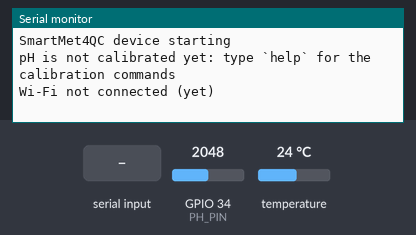
Recording of a sketch running on a simulated ESP32. On the bench: the last lines printed to the serial monitor. The inputs (shaded band) are chosen by the test bench; at power-on: GPIO 34 (PH_PIN) = 2048, temperature 24 °C. WiFi joins after 1.5 s; servers stay silent unless stated; the local clock reads 2024-03-15 10:24:30 at power-on unless the sketch sets it; EEPROM starts erased.

Above: at 1.7 s.
1.8 s: "cal7\n" received over Serial
3.3 s: "cal4\n" received over Serial
At 5.2 s:
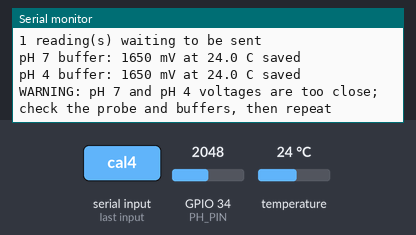
6.1 s: "show\n" received over Serial
At 7.2 s:
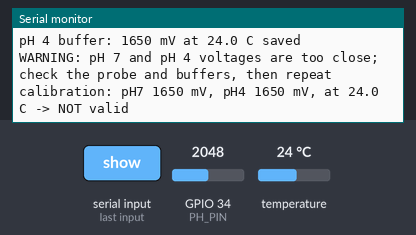
7.6 s: "reset\n" received over Serial
At 8.5 s:
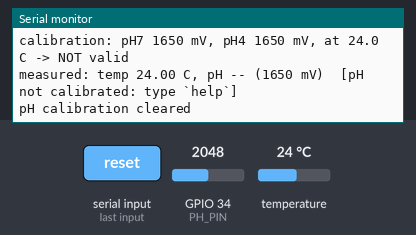
9.1 s: "1\n" received over Serial
At 10.2 s:
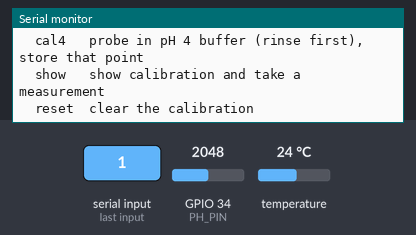
10.6 s: "show\n" received over Serial
At 11.6 s:
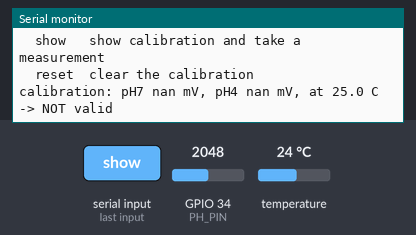

Measured:
- after the input at 3.3 s, the serial monitor: prints a new line after 1.4 s (image 1)
- after the input at 6.1 s, the serial monitor: prints a new line at once (image 2)
- after the input at 7.6 s, the serial monitor: prints a new line at once (image 3)
- after the input at 9.1 s, the serial monitor: prints a new line at once (image 4)
- after the input at 10.6 s, the serial monitor: prints a new line at once (image 5)

The sketch:

smartmet_esp32.ino
```cpp
/*
  SmartMet4QC ESP32 firmware (Phase 6)

  Measures temperature (DS18B20) and pH (analog pH board) every READ_INTERVAL_SECONDS
  and sends them to the SmartMet4QC server in the data-contract shape:

    {"timestamp": "2026-10-09T10:00:00Z", "source": "device",
     "measurements": {"temperature_c": 26.12, "ph": 4.51}}

  The server knows which batch this device measures (chosen on the dashboard),
  so the device never sends a batch id.

  Board: ESP32 Dev Module (Arduino core for ESP32, version 3.x)
  Libraries (Arduino Library Manager): OneWire, DallasTemperature, ArduinoJson (7.x)

  Setup: copy config.example.h to config.h and fill it in.
  pH calibration: open the Serial Monitor (115200 baud, "Newline") and type `help`.
  See docs/HARDWARE.md for wiring, calibration and the bench test.
*/

#include <WiFi.h>
#include <HTTPClient.h>
#include <Preferences.h>
#include <OneWire.h>
#include <DallasTemperature.h>
#include <ArduinoJson.h>
#include <time.h>

#include "config.h"

// ---------------------------------------------------------------- settings

const int PH_SAMPLES = 30;                 // pH = median of this many ADC readings
const int BUFFER_SIZE = 120;               // readings kept while offline (2 h at 60 s)
const float MIN_CAL_SPAN_MV = 200.0;       // pH 7 and pH 4 buffers must differ at least this much
const time_t VALID_TIME = 1700000000;      // clock is set once time() is past this (Nov 2023)

// ---------------------------------------------------------------- state

OneWire oneWire(TEMP_PIN);
DallasTemperature tempSensor(&oneWire);
Preferences prefs;

struct Calibration {
  float mv7;       // probe voltage in pH 7 buffer
  float mv4;       // probe voltage in pH 4 buffer
  float tempC;     // buffer temperature during calibration
  bool valid;
} cal;

struct Reading {
  time_t time;
  float temperature;
  bool hasTemperature;
  float ph;
  bool hasPh;
};

Reading buffer[BUFFER_SIZE];
int bufferStart = 0;   // oldest unsent reading
int bufferCount = 0;
unsigned long lastRead = 0;
String serialLine;

// ---------------------------------------------------------------- measuring

float readTemperature(bool &ok) {
  tempSensor.requestTemperatures();
  float t = tempSensor.getTempCByIndex(0);
  // -127 = sensor not connected; 85.0 = sensor reset value before a real conversion
  ok = t != DEVICE_DISCONNECTED_C && t != 85.0 && t > -50 && t < 150;
  return t;
}

int compareFloats(const void *a, const void *b) {
  float x = *(const float *)a, y = *(const float *)b;
  return (x > y) - (x < y);
}

// Median of many readings: ignores electrical noise and single bad samples.
float readPhMillivolts() {
  float samples[PH_SAMPLES];
  for (int i = 0; i < PH_SAMPLES; i++) {
    samples[i] = analogReadMilliVolts(PH_PIN);  // uses the ESP32's factory ADC calibration
    delay(20);
  }
  qsort(samples, PH_SAMPLES, sizeof(float), compareFloats);
  return samples[PH_SAMPLES / 2];
}

// Two-point calibration with temperature compensation.
// The probe's mV per pH unit is proportional to absolute temperature (Nernst);
// pH 7 is taken as the point where the response does not depend on temperature.
float millivoltsToPh(float mv, float tempC) {
  float slopeAtCal = (cal.mv4 - cal.mv7) / (4.0 - 7.0);  // mV per pH unit
  float slope = slopeAtCal * (tempC + 273.15) / (cal.tempC + 273.15);
  return 7.0 + (mv - cal.mv7) / slope;
}

Reading measure() {
  Reading r;
  r.time = time(nullptr);
  r.temperature = readTemperature(r.hasTemperature);
  float mv = readPhMillivolts();
  // Without calibration the pH value would be meaningless, so it is not sent.
  // Without a temperature, compensate for 25 C.
  r.hasPh = cal.valid;
  r.ph = cal.valid ? millivoltsToPh(mv, r.hasTemperature ? r.temperature : 25.0) : NAN;
  if (r.hasPh && (r.ph < 0 || r.ph > 14)) r.hasPh = false;  // probe unplugged or broken
  Serial.printf("measured: temp %s C, pH %s (%.0f mV)%s\n",
                r.hasTemperature ? String(r.temperature, 2).c_str() : "--",
                r.hasPh ? String(r.ph, 2).c_str() : "--", mv,
                cal.valid ? "" : "  [pH not calibrated: type `help`]");
  return r;
}

// ---------------------------------------------------------------- sending

String toJson(const Reading &r) {
  char timestamp[25];
  strftime(timestamp, sizeof(timestamp), "%Y-%m-%dT%H:%M:%SZ", gmtime(&r.time));
  JsonDocument doc;
  doc["timestamp"] = timestamp;
  doc["source"] = "device";
  JsonObject m = doc["measurements"].to<JsonObject>();
  // null tells the server the sensor gave no value (it raises a "sensor no value" alert)
  if (r.hasTemperature) m["temperature_c"] = serialized(String(r.temperature, 2));
  else m["temperature_c"] = nullptr;
  if (r.hasPh) m["ph"] = serialized(String(r.ph, 2));
  String body;
  serializeJson(doc, body);
  return body;
}

// Returns true when the reading is done with (stored, duplicate, or permanently refused),
// false when it should be kept and retried later (no network, server down).
bool send(const Reading &r) {
  if (WiFi.status() != WL_CONNECTED) return false;
  HTTPClient http;
  http.setTimeout(5000);
  if (!http.begin(SERVER_URL)) return false;
  http.addHeader("Content-Type", "application/json");
  http.addHeader("X-API-Key", DEVICE_API_KEY);
  int code = http.POST(toJson(r));
  String answer = http.getString();
  http.end();

  if (code == 200 || code == 201) return true;
  if (code == 409) {
    Serial.println("server: this device has no batch assigned. Assign it on the dashboard; reading dropped.");
    return true;
  }
  if (code == 401) {
    Serial.println("server: API key refused. Check DEVICE_API_KEY in config.h; reading dropped.");
    return true;
  }
  if (code >= 400 && code < 500 && code != 408 && code != 429) {
    Serial.printf("server refused the reading (HTTP %d): %s\n", code, answer.c_str());
    return true;  // resending the same data would be refused again
  }
  Serial.printf("send failed (%d), will retry: %s\n", code, code < 0 ? http.errorToString(code).c_str() : answer.c_str());
  return false;
}

void addToBuffer(const Reading &r) {
  if (bufferCount == BUFFER_SIZE) {  // full: forget the oldest
    bufferStart = (bufferStart + 1) % BUFFER_SIZE;
    bufferCount--;
    Serial.println("offline buffer full: oldest reading dropped");
  }
  buffer[(bufferStart + bufferCount) % BUFFER_SIZE] = r;
  bufferCount++;
}

// Send the oldest readings first; stop at the first one that must be retried.
// Resending is safe: the server ignores readings it already has.
void flushBuffer() {
  while (bufferCount > 0 && send(buffer[bufferStart])) {
    bufferStart = (bufferStart + 1) % BUFFER_SIZE;
    bufferCount--;
  }
  if (bufferCount > 0) Serial.printf("%d reading(s) waiting to be sent\n", bufferCount);
}

// ---------------------------------------------------------------- calibration (serial commands)

void loadCalibration() {
  prefs.begin("smartmet", true);
  cal.mv7 = prefs.getFloat("mv7", NAN);
  cal.mv4 = prefs.getFloat("mv4", NAN);
  cal.tempC = prefs.getFloat("tcal", 25.0);
  prefs.end();
  cal.valid = !isnan(cal.mv7) && !isnan(cal.mv4) && fabs(cal.mv4 - cal.mv7) >= MIN_CAL_SPAN_MV;
}

void calibratePoint(float bufferPh) {
  bool tempOk;
  float t = readTemperature(tempOk);
  float mv = readPhMillivolts();
  prefs.begin("smartmet", false);
  prefs.putFloat(bufferPh == 7.0 ? "mv7" : "mv4", mv);
  if (tempOk) prefs.putFloat("tcal", t);
  prefs.end();
  Serial.printf("pH %.0f buffer: %.0f mV at %s C saved\n", bufferPh, mv, tempOk ? String(t, 1).c_str() : "?");
  loadCalibration();
  if (cal.valid) Serial.printf("calibration complete: %.1f mV per pH unit\n", (cal.mv4 - cal.mv7) / -3.0);
  else if (!isnan(cal.mv7) && !isnan(cal.mv4))
    Serial.println("WARNING: pH 7 and pH 4 voltages are too close; check the probe and buffers, then repeat");
}

void handleCommand(String cmd) {
  cmd.trim();
  cmd.toLowerCase();
  if (cmd == "cal7") calibratePoint(7.0);
  else if (cmd == "cal4") calibratePoint(4.0);
  else if (cmd == "show") {
    Serial.printf("calibration: pH7 %.0f mV, pH4 %.0f mV, at %.1f C -> %s\n",
                  cal.mv7, cal.mv4, cal.tempC, cal.valid ? "valid" : "NOT valid");
    measure();
  } else if (cmd == "reset") {
    prefs.begin("smartmet", false);
    prefs.clear();
    prefs.end();
    loadCalibration();
    Serial.println("pH calibration cleared");
  } else {
    Serial.println("commands:\n"
                   "  cal7   probe in pH 7 buffer (wait until stable), store that point\n"
                   "  cal4   probe in pH 4 buffer (rinse first), store that point\n"
                   "  show   show calibration and take a measurement\n"
                   "  reset  clear the calibration");
  }
}

void readSerial() {
  while (Serial.available()) {
    char c = Serial.read();
    if (c == '\n' || c == '\r') {
      if (serialLine.length()) handleCommand(serialLine);
      serialLine = "";
    } else if (serialLine.length() < 40) {
      serialLine += c;
    }
  }
}

// ---------------------------------------------------------------- main

void setup() {
  Serial.begin(115200);
  delay(500);
  Serial.println("\nSmartMet4QC device starting");

  tempSensor.begin();
  analogSetPinAttenuation(PH_PIN, ADC_11db);  // 0 to ~3.1 V input range
  loadCalibration();
  if (!cal.valid) Serial.println("pH is not calibrated yet: type `help` for the calibration commands");

  WiFi.mode(WIFI_STA);
  WiFi.setAutoReconnect(true);
  WiFi.begin(WIFI_SSID, WIFI_PASSWORD);
  configTime(0, 0, "pool.ntp.org", "time.google.com");  // timestamps are sent in UTC
}

void loop() {
  readSerial();

  if (millis() - lastRead >= READ_INTERVAL_SECONDS * 1000UL || lastRead == 0) {
    lastRead = millis();
    if (WiFi.status() != WL_CONNECTED) Serial.println("Wi-Fi not connected (yet)");

    if (time(nullptr) < VALID_TIME) {
      // Without the real time a reading cannot be placed on the batch timeline.
      Serial.println("waiting for the internet time (NTP) before measuring");
    } else {
      addToBuffer(measure());
      flushBuffer();
    }
  }
  delay(50);
}
```

config.example.h
```cpp
// SmartMet4QC device settings.
// Copy this file to config.h (same folder) and fill in your values.
// config.h is ignored by git: it contains your Wi-Fi password and the device key.

#pragma once

// Wi-Fi (2.4 GHz network; the ESP32 cannot use 5 GHz)
#define WIFI_SSID        "your-wifi-name"
#define WIFI_PASSWORD    "your-wifi-password"

// The computer running the SmartMet4QC server. Use its address on your network
// (for example from `ipconfig`), not 127.0.0.1, and start the server with
//   python -m uvicorn smartmet_api.main:app --host 0.0.0.0 --port 8000
#define SERVER_URL       "http://192.168.1.50:8000/api/v1/measurements"

// From: python -m smartmet_db device add tank-1
#define DEVICE_API_KEY   "smk_paste-the-key-here"

// How often to measure and send
#define READ_INTERVAL_SECONDS  60

// Wiring (see docs/HARDWARE.md)
#define TEMP_PIN   4    // DS18B20 data wire, with 4.7 kOhm pull-up to 3.3 V
#define PH_PIN     34   // pH board analog output; must be an ADC1 pin (32-39) because ADC2 is unusable with Wi-Fi
```
